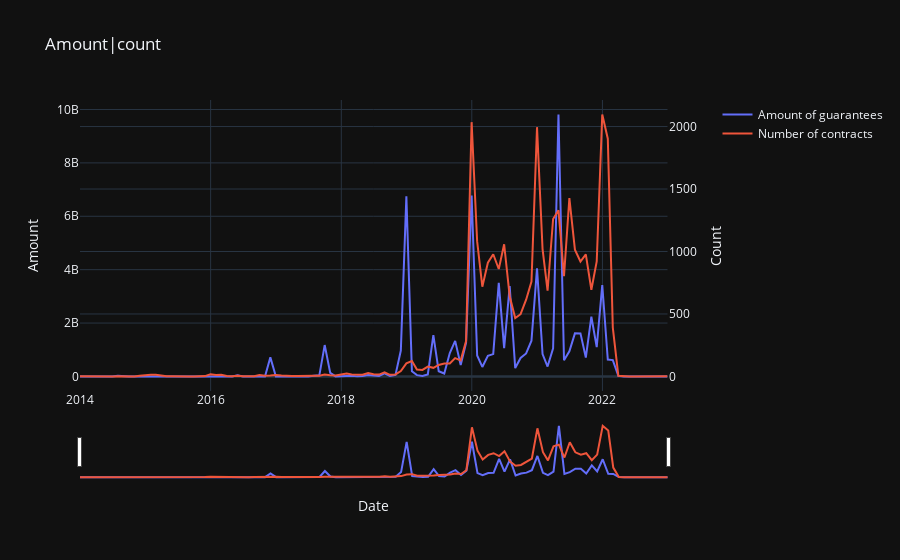

Write notebook code for a chart like this one.
### Code cell
fig = make_subplots(specs=[[{'secondary_y': True}]])
fig.add_trace(go.Scatter(x = dt.index, y = dt['amount'],name='Amount of guarantees', mode = 'lines'),
            secondary_y=False)
fig.add_trace(go.Scatter(x = n.index, y = n['count'],name='Number of contracts', mode='lines'),
              secondary_y=True)
fig.update_layout(title_text = 'Amount|count ',xaxis_range = ['2013-12-31', '2022-12-31'])
fig.update_xaxes(title_text = 'Date', rangeslider_visible=True)
fig.update_yaxes(title_text = 'Amount', secondary_y=False)
fig.update_yaxes(title_text = 'Count', secondary_y=True)

fig.show()
